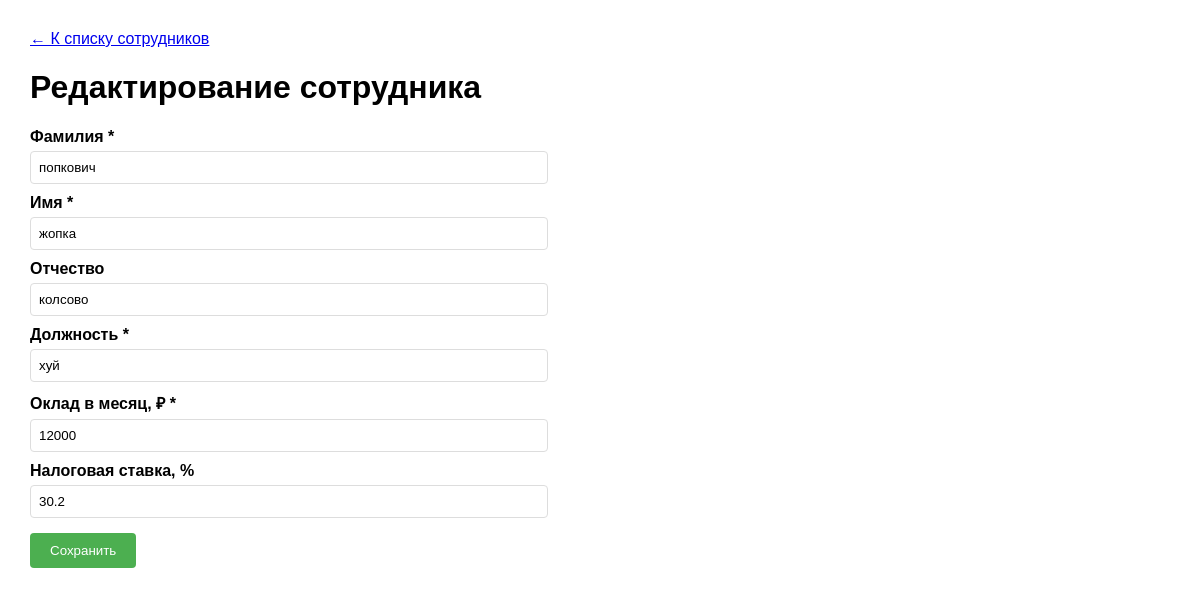
Page /employee_edit.php?id=13&workspace_id=13 (signed in) on the committed database.
### tables this page shows
CREATE TABLE employees (
    id INTEGER PRIMARY KEY AUTOINCREMENT,
    last_name TEXT NOT NULL,
    first_name TEXT NOT NULL,
    middle_name TEXT,
    position TEXT NOT NULL,
    salary REAL NOT NULL,
    tax_rate REAL NOT NULL DEFAULT 30.2,
    created_at DATETIME DEFAULT CURRENT_TIMESTAMP
, workspace_id INTEGER DEFAULT 1);

### employee_edit.php (the view, shortened to what this page needs)
<?php
require_once 'config.php';
$workspace_id = isset($_GET['workspace_id']) ? (int)$_GET['workspace_id'] : 0;
$editId = isset($_GET['id']) ? (int)$_GET['id'] : 0;
$employee = null;
if ($editId) {
    $stmt = $db->prepare("SELECT * FROM employees WHERE id = ? AND workspace_id = ?");
    $stmt->execute([$editId, $workspace_id]);
    $employee = $stmt->fetch();
}
?>
<!DOCTYPE html>
<html lang="ru">
<head>
</head>
<body>
    <a href="employees.php?workspace_id=<?= $workspace_id ?>">← К списку сотрудников</a>
    <h1><?= $editId ? 'Редактирование' : 'Добавление' ?> сотрудника</h1>
    <form method="POST">
        <label>Фамилия *</label>
        <input type="text" name="last_name" value="<?= htmlspecialchars($employee['last_name'] ?? '') ?>" required>
        <label>Имя *</label>
        <input type="text" name="first_name" value="<?= htmlspecialchars($employee['first_name'] ?? '') ?>" required>
        <label>Отчество</label>
        <input type="text" name="middle_name" value="<?= htmlspecialchars($employee['middle_name'] ?? '') ?>">
        <label>Должность *</label>
        <input type="text" name="position" value="<?= htmlspecialchars($employee['position'] ?? '') ?>" required>
        <label>Оклад в месяц, ₽ *</label>
        <input type="number" name="salary" value="<?= $employee['salary'] ?? '' ?>" required>
        <label>Налоговая ставка, %</label>
        <input type="number" name="tax_rate" step="0.1" value="<?= $employee['tax_rate'] ?? '30.2' ?>" required>
        <button type="submit">Сохранить</button>
    </form>
</body>
</html>

### employee_edit.php (style rules this page uses)
body { font-family: Arial, sans-serif; margin: 30px; }
form { max-width: 500px; }
label { display: block; margin: 10px 0 5px; font-weight: bold; }
input { width: 100%; padding: 8px; border: 1px solid #ddd; border-radius: 4px; }
button { background: #4CAF50; color: white; padding: 10px 20px; border: none; border-radius: 4px; cursor: pointer; margin-top: 15px; }

### rows in the picture
employees: last_name "попкович", first_name "жопка", middle_name "колсово", position "хуй", salary "12000", tax_rate "30.2"
